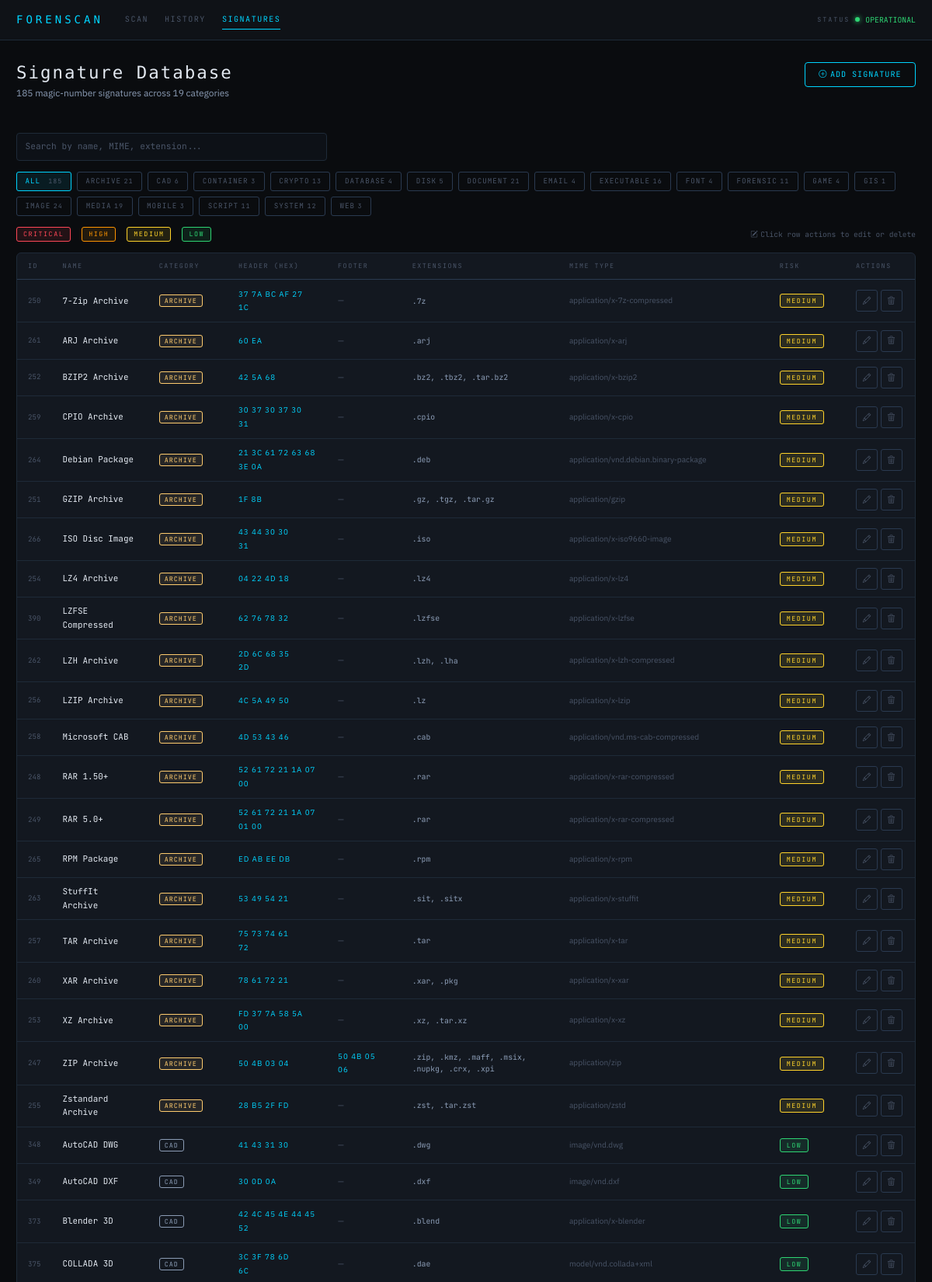
Screenshot of /signatures (upper part) with the database file from the repository.
### tables this page shows
CREATE TABLE signatures (
                    id          INTEGER PRIMARY KEY AUTOINCREMENT,
                    name        TEXT NOT NULL,
                    category    TEXT NOT NULL,
                    mime_type   TEXT NOT NULL,
                    header_hex  TEXT NOT NULL,
                    footer_hex  TEXT,
                    extensions  TEXT NOT NULL,
                    risk_level  TEXT NOT NULL
                        CHECK(risk_level IN ('CRITICAL','HIGH','MEDIUM','LOW'))
                );

### app.py (the view)
@app.route("/signatures")
def signatures():
    sigs = analyzer.get_all_signatures()
    categories = sorted({s["category"] for s in sigs})
    return render_template("signatures.html", signatures=sigs, categories=categories)

### analyzer.py (called while the page is built)
    def _get_connection(self) -> sqlite3.Connection:
        conn = sqlite3.connect(self.db_path)
        conn.row_factory = sqlite3.Row
        conn.execute("PRAGMA journal_mode=WAL")
        return conn

    def get_all_signatures(self) -> list[dict]:
        with self._get_connection() as conn:
            rows = conn.execute(
                "SELECT * FROM signatures ORDER BY category, name"
            ).fetchall()
        return [dict(r) for r in rows]

### app.py (called while the page is built)
@app.template_filter('from_json')
def from_json_filter(value):
    try:
        return _json.loads(value)
    except Exception:
        return []

### templates/signatures.html (shortened to what this page needs)
{% extends "base.html" %}
{% block content %}
<div class="page-header">
  <div>
    <h1>Signature Database</h1>
    <p class="text-secondary" style="font-size:0.85rem;margin-top:0.25rem">
      {{ signatures | length }} magic-number signatures across {{ categories | length }} categories
    </p>
  </div>
  <a href="{{ url_for('add_signature') }}" class="btn-forensic">
    <i class="bi bi-plus-circle me-1"></i>Add Signature
  </a>
</div>
<div class="mb-3">
  <input type="text" id="sigSearch" class="input-forensic" style="max-width:400px"
         placeholder="Search by name, MIME, extension..."
         oninput="filterSigs(this.value)" autocomplete="off" spellcheck="false">
</div>
<div class="cat-filters mb-3 d-flex flex-wrap gap-2">
  <button class="btn-filter active" data-cat="ALL" onclick="filterCat('ALL', this, event)">
    All <span class="cat-count">{{ signatures | length }}</span>
  </button>
  {% for cat in categories %}
    <button class="btn-filter" data-cat="{{ cat }}" onclick="filterCat('{{ cat }}', this, event)">
      {{ cat }}<span class="cat-count">{{ signatures | selectattr('category','equalto',cat) | list | length }}</span>
    </button>
  {% endfor %}
</div>
<div class="d-flex gap-3 mb-3 flex-wrap align-items-center">
  {% for level in ['CRITICAL','HIGH','MEDIUM','LOW'] %}
    <span class="risk-badge badge-{{ level | lower }}">{{ level }}</span>
  {% endfor %}
  <span style="margin-left:auto;font-size:0.68rem;color:var(--text-muted);font-family:var(--font-mono)">
    <i class="bi bi-pencil-square me-1"></i>Click row actions to edit or delete
  </span>
</div>
<div class="table-wrapper">
  <table class="table-forensic" id="sigTable">
    <thead>
      <tr>
        <th style="width:36px">ID</th>
        <th>Name</th>
        <th>Category</th>
        <th>Header (Hex)</th>
        <th>Footer</th>
        <th>Extensions</th>
        <th>MIME Type</th>
        <th>Risk</th>
        <th style="width:90px">Actions</th>
      </tr>
    </thead>
    <tbody id="sigTableBody">
      {% for sig in signatures %}
      <tr data-cat="{{ sig.category }}" data-id="{{ sig.id }}">
        <td style="font-family:var(--font-mono);font-size:0.65rem;color:var(--text-muted)">{{ sig.id }}</td>
        <td style="font-family:var(--font-mono);font-size:0.78rem;color:var(--text-primary)">{{ sig.name }}</td>
        <td><span class="cat-badge cat-{{ sig.category | lower }}">{{ sig.category }}</span></td>
        <td>
          <span class="hex-bytes" style="font-size:0.7rem">
            {{ sig.header_hex[:23] }}{% if sig.header_hex | length > 23 %}…{% endif %}
          </span>
        </td>
        <td>
          {% if sig.footer_hex %}
            <span class="hex-bytes" style="font-size:0.7rem">{{ sig.footer_hex }}</span>
          {% else %}
            <span style="color:var(--text-muted);font-size:0.72rem">—</span>
          {% endif %}
        </td>
        <td style="font-family:var(--font-mono);font-size:0.7rem;color:var(--text-secondary)">
          {% set exts = sig.extensions | from_json %}.{{ exts | join(', .') }}
        </td>
        <td style="font-size:0.72rem;color:var(--text-muted)">{{ sig.mime_type }}</td>
        <td><span class="risk-badge badge-{{ sig.risk_level | lower }}">{{ sig.risk_level }}</span></td>
        <td>
          <div class="d-flex gap-1">
            <a href="{{ url_for('edit_signature', sig_id=sig.id) }}"
               class="btn-action btn-action-edit" title="Edit signature">
              <i class="bi bi-pencil"></i>
            </a>
            <button type="button" class="btn-action btn-action-delete" title="Delete signature"
                    onclick="confirmDelete({{ sig.id }}, '{{ sig.name | e }}')">
              <i class="bi bi-trash3"></i>
            </button>
          </div>
        </td>
      </tr>
      {% endfor %}
    </tbody>
  </table>
</div>
{% endblock %}

### templates/base.html (shortened to what this page needs)
<!DOCTYPE html>
<html lang="en">
<head>
  <link href="https://cdn.jsdelivr.net/npm/bootstrap@5.3.3/dist/css/bootstrap.min.css" rel="stylesheet">
  <link href="https://cdn.jsdelivr.net/npm/bootstrap-icons@1.11.3/font/bootstrap-icons.min.css" rel="stylesheet">
  <link rel="stylesheet" href="{{ url_for('static', filename='css/theme.css') }}">
</head>
<body>
<nav class="navbar-forensic">
  <a href="{{ url_for('index') }}" class="nav-brand">ForenScan</a>
  <div class="nav-links">
    <a href="{{ url_for('index') }}"
       class="nav-link-forensic {% if request.endpoint == 'index' %}active{% endif %}">
      Scan
    </a>
    <a href="{{ url_for('history') }}"
       class="nav-link-forensic {% if request.endpoint == 'history' %}active{% endif %}">
      History
    </a>
    <a href="{{ url_for('signatures') }}"
       class="nav-link-forensic {% if request.endpoint == 'signatures' %}active{% endif %}">
      Signatures
    </a>
  </div>
  <div class="nav-status">
    <span class="section-label">STATUS</span>
    <span class="status-dot"></span>
    <span style="font-family:var(--font-mono);font-size:0.7rem;color:var(--risk-low)">OPERATIONAL</span>
  </div>
</nav>
<main class="main-content">
  {% block content %}{% endblock %}
</main>
</body>
</html>

### rows the page displays
signatures: category "ARCHIVE", signatures "21", id "250", name "7-Zip Archive", header_hex "37 7A BC AF 27 1C", exts "7z", mime_type "application/x-7z-compressed", risk_level "MEDIUM"
signatures: category "CAD", signatures "6", id "348", name "AutoCAD DWG", header_hex "41 43 31 30", exts "dwg", mime_type "image/vnd.dwg", risk_level "LOW"
signatures: category "CONTAINER", signatures "3"
signatures: category "CRYPTO", signatures "13"
signatures: category "DATABASE", signatures "4"
signatures: category "DISK", signatures "5"
signatures: category "DOCUMENT", signatures "21"
signatures: category "EMAIL", signatures "4"
signatures: category "EXECUTABLE", signatures "16"
signatures: category "FONT", signatures "4"
signatures: category "FORENSIC", signatures "11"
signatures: category "GAME", signatures "4"
signatures: category "GIS", signatures "1"
signatures: category "IMAGE", signatures "24"
signatures: category "MEDIA", signatures "19"
signatures: category "MOBILE", signatures "3"
signatures: category "SCRIPT", signatures "11"
signatures: category "SYSTEM", signatures "12"
signatures: category "WEB", signatures "3"
signatures: id "261", name "ARJ Archive", category "ARCHIVE", header_hex "60 EA", exts "arj", mime_type "application/x-arj", risk_level "MEDIUM"
signatures: id "252", name "BZIP2 Archive", category "ARCHIVE", header_hex "42 5A 68", exts "bz2, .tbz2, .tar.bz2", mime_type "application/x-bzip2", risk_level "MEDIUM"
signatures: id "259", name "CPIO Archive", category "ARCHIVE", header_hex "30 37 30 37 30 31", exts "cpio", mime_type "application/x-cpio", risk_level "MEDIUM"
signatures: id "264", name "Debian Package", category "ARCHIVE", header_hex "21 3C 61 72 63 68 3E 0A", exts "deb", mime_type "application/vnd.debian.binary-package", risk_level "MEDIUM"
signatures: id "251", name "GZIP Archive", category "ARCHIVE", header_hex "1F 8B", exts "gz, .tgz, .tar.gz", mime_type "application/gzip", risk_level "MEDIUM"
signatures: id "266", name "ISO Disc Image", category "ARCHIVE", header_hex "43 44 30 30 31", exts "iso", mime_type "application/x-iso9660-image", risk_level "MEDIUM"
signatures: id "254", name "LZ4 Archive", category "ARCHIVE", header_hex "04 22 4D 18", exts "lz4", mime_type "application/x-lz4", risk_level "MEDIUM"
signatures: id "390", name "LZFSE Compressed", category "ARCHIVE", header_hex "62 76 78 32", exts "lzfse", mime_type "application/x-lzfse", risk_level "MEDIUM"
signatures: id "262", name "LZH Archive", category "ARCHIVE", header_hex "2D 6C 68 35 2D", exts "lzh, .lha", mime_type "application/x-lzh-compressed", risk_level "MEDIUM"
signatures: id "256", name "LZIP Archive", category "ARCHIVE", header_hex "4C 5A 49 50", exts "lz", mime_type "application/x-lzip", risk_level "MEDIUM"
signatures: id "258", name "Microsoft CAB", category "ARCHIVE", header_hex "4D 53 43 46", exts "cab", mime_type "application/vnd.ms-cab-compressed", risk_level "MEDIUM"
signatures: id "248", name "RAR 1.50+", category "ARCHIVE", header_hex "52 61 72 21 1A 07 00", exts "rar", mime_type "application/x-rar-compressed", risk_level "MEDIUM"
signatures: id "249", name "RAR 5.0+", category "ARCHIVE", header_hex "52 61 72 21 1A 07 01 00", exts "rar", mime_type "application/x-rar-compressed", risk_level "MEDIUM"
signatures: id "265", name "RPM Package", category "ARCHIVE", header_hex "ED AB EE DB", exts "rpm", mime_type "application/x-rpm", risk_level "MEDIUM"
signatures: id "263", name "StuffIt Archive", category "ARCHIVE", header_hex "53 49 54 21", exts "sit, .sitx", mime_type "application/x-stuffit", risk_level "MEDIUM"
signatures: id "257", name "TAR Archive", category "ARCHIVE", header_hex "75 73 74 61 72", exts "tar", mime_type "application/x-tar", risk_level "MEDIUM"
signatures: id "260", name "XAR Archive", category "ARCHIVE", header_hex "78 61 72 21", exts "xar, .pkg", mime_type "application/x-xar", risk_level "MEDIUM"
signatures: id "253", name "XZ Archive", category "ARCHIVE", header_hex "FD 37 7A 58 5A 00", exts "xz, .tar.xz", mime_type "application/x-xz", risk_level "MEDIUM"
signatures: id "247", name "ZIP Archive", category "ARCHIVE", header_hex "50 4B 03 04", footer_hex "50 4B 05 06", exts "zip, .kmz, .maff, .msix, .nupkg, .crx, .xpi", mime_type "application/zip", risk_level "MEDIUM"
signatures: id "255", name "Zstandard Archive", category "ARCHIVE", header_hex "28 B5 2F FD", exts "zst, .tar.zst", mime_type "application/zstd", risk_level "MEDIUM"
signatures: id "349", name "AutoCAD DXF", category "CAD", header_hex "30 0D 0A", exts "dxf", mime_type "image/vnd.dxf", risk_level "LOW"
signatures: id "373", name "Blender 3D", category "CAD", header_hex "42 4C 45 4E 44 45 52", exts "blend", mime_type "application/x-blender", risk_level "LOW"
signatures: id "375", name "COLLADA 3D", category "CAD", header_hex "3C 3F 78 6D 6C", exts "dae", mime_type "model/vnd.collada+xml", risk_level "LOW"

### other values shown
{{ signatures | length }} "185"
{{ categories | length }} "19"
{{ level }} "CRITICAL" "HIGH" "MEDIUM" "LOW"
